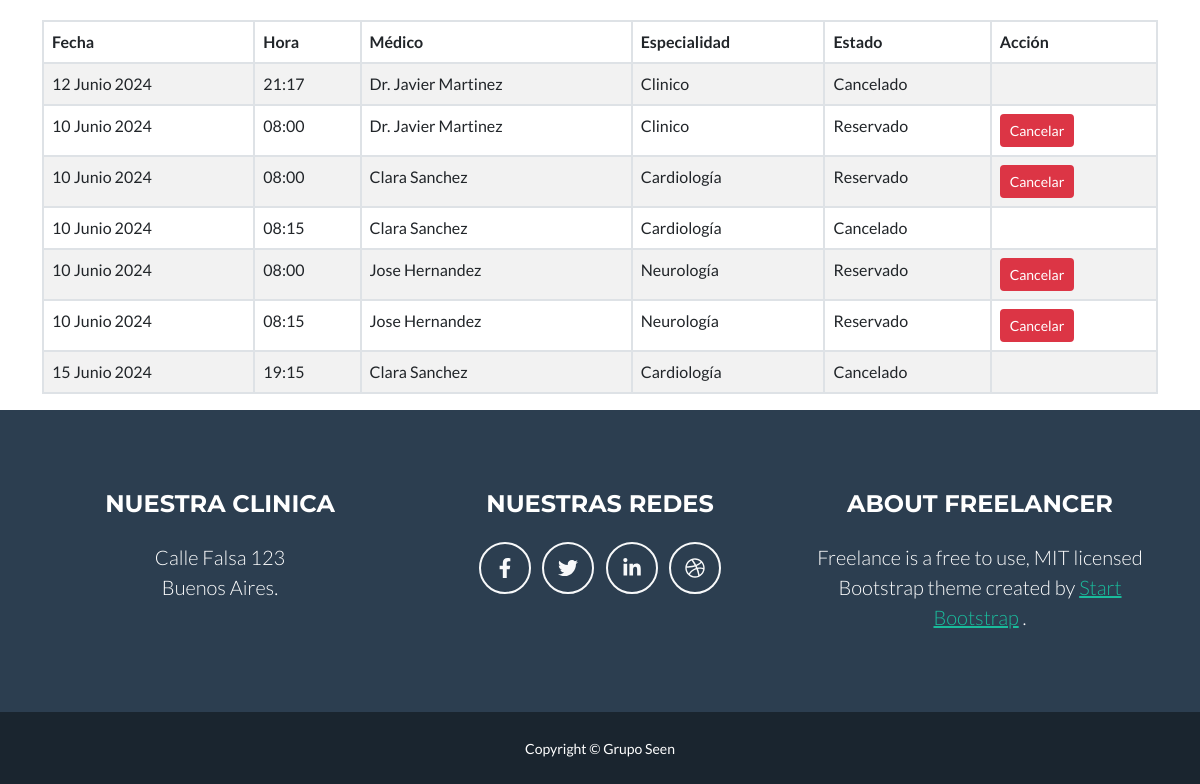
Before: /mis_turnos/ (signed in, lower part) with the older database file.
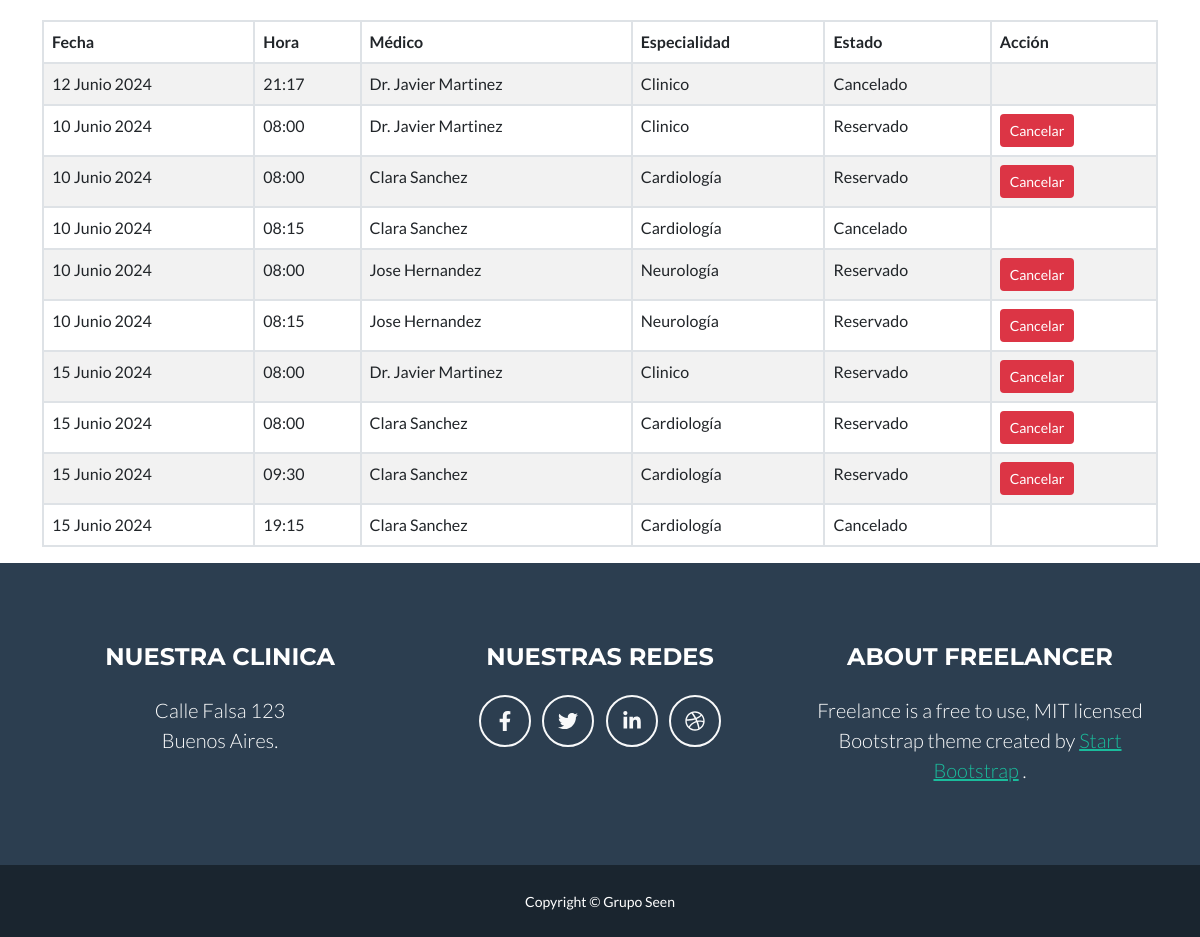
After: the same page with the newer database file.
### turnera/models.py (models this page shows, shortened)
class Turno(models.Model):
    medico = models.ForeignKey(Medico, on_delete=models.CASCADE, null=True)
    cliente = models.ForeignKey(User, on_delete=models.CASCADE, null=True)
    especialidad = models.ForeignKey(Especialidad, on_delete=models.CASCADE, null=True)
    fecha = models.DateField()
    hora_inicio = models.TimeField()
    duracion = models.DurationField(default=timezone.timedelta(minutes=15))
    ESTADO_CHOICES = [
        ('D', 'Disponible'),
        ('R', 'Reservado'),
        ('C', 'Cancelado'),
    ]
    estado = models.CharField(max_length=1, choices=ESTADO_CHOICES, default='D')
    class Meta:
        unique_together = ('medico', 'fecha', 'hora_inicio')

### registro/models.py (models this page shows, shortened)
class Medico(models.Model):
    user = models.OneToOneField(User, on_delete=models.CASCADE)
    especialidad = models.OneToOneField(Especialidad, on_delete=models.CASCADE)
    nombre = models.CharField(max_length=100)
    apellido = models.CharField(max_length=100)

class Especialidad(models.Model):
    especialidad = models.CharField(max_length=50, null=False)

### turnera/views.py (the view)
# urls.py: path('mis_turnos/', views.mis_turnos, name='mis_turnos'),
@login_required
def mis_turnos(request):
    turnos = Turno.objects.filter(cliente=request.user)
    return render(request, 'mis_turnos.html', {'turnos': turnos})

### templates/mis_turnos.html (shortened to what this page needs)
{% extends 'index.html' %}
{% load static %}
{% block contenido_que_cambia %}
    <div class="container mt-5">
        <div class="table-responsive">
            <table class="table table-striped table-bordered">
                <thead class="thead-dark">
                    <tr>
                        <th scope="col">Fecha</th>
                        <th scope="col">Hora</th>
                        <th scope="col">Médico</th>
                        <th scope="col">Especialidad</th>
                        <th scope="col">Estado</th>
                        <th scope="col">Acción</th>
                    </tr>
                </thead>
                <tbody>
                    {% for turno in turnos %}
                    <tr>
                        <td>{{ turno.fecha }}</td>
                        <td>{{ turno.hora_inicio }}</td>
                        <td>{{ turno.medico.nombre }} {{ turno.medico.apellido }}</td>
                        <td>{{ turno.medico.especialidad.especialidad }}</td>
                        <td>{{ turno.get_estado_display }}</td>
                        <td>
                            {% if turno.estado == 'R' %}
                            <a href="{% url 'cancelar_turno' turno.id %}" class="btn btn-danger btn-sm">Cancelar</a>
                            {% endif %}
                        </td>
                    </tr>
                    {% endfor %}
                </tbody>
            </table>
        </div>
    </div>
{% endblock %}

Changed rows visible on the page:
now on this page (row edited): Turno: fecha "15 Junio 2024", hora_inicio "08:00", medico.nombre "Dr. Javier", medico.apellido "Martinez", medico.especialidad.especialidad "Clinico", estado "Reservado", shows "Cancelar"
now on this page (row edited): Turno: fecha "15 Junio 2024", hora_inicio "08:00", medico.nombre "Clara", medico.apellido "Sanchez", medico.especialidad.especialidad "Cardiología", estado "Reservado", shows "Cancelar"
now on this page (row edited): Turno: fecha "15 Junio 2024", hora_inicio "09:30", medico.nombre "Clara", medico.apellido "Sanchez", medico.especialidad.especialidad "Cardiología", estado "Reservado", shows "Cancelar"
